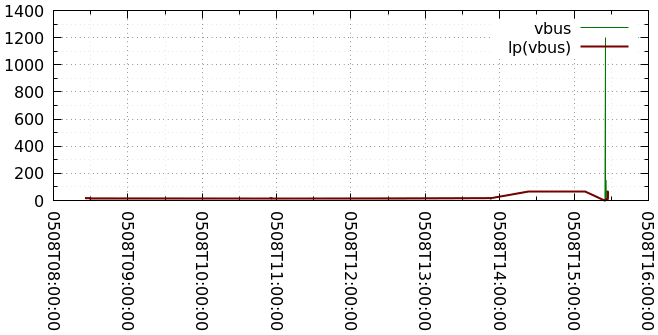

Recreate this plot in gnuplot.
load 'vbat_common.gnuplot'

set output 'vbat_5m.png_'
plot 'vbat_5m.csv' u 1:2 title 'vbus'     w line ls 1, \
     ''            u 1:3 title 'lp(vbus)' w line ls 2